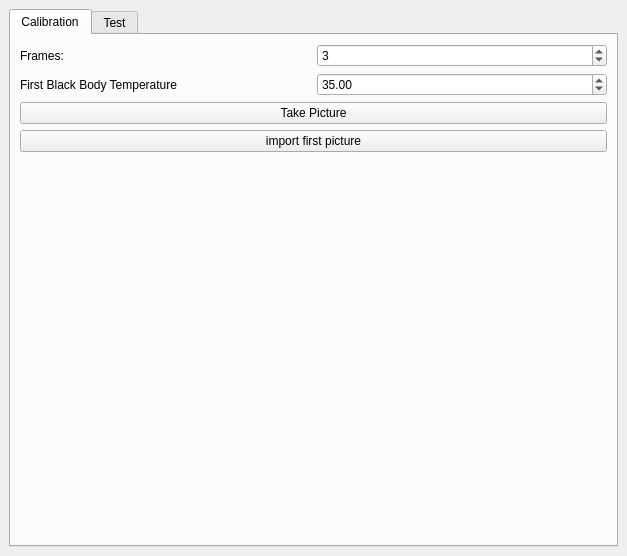
<?xml version="1.0" encoding="UTF-8"?>
<ui version="4.0">
 <class>MainWindow</class>
 <widget class="QMainWindow" name="MainWindow">
  <property name="geometry">
   <rect>
    <x>0</x>
    <y>0</y>
    <width>627</width>
    <height>556</height>
   </rect>
  </property>
  <property name="windowTitle">
   <string>MainWindow</string>
  </property>
  <widget class="QWidget" name="centralwidget">
   <layout class="QHBoxLayout" name="horizontalLayout">
    <item>
     <widget class="QTabWidget" name="tabWidget">
      <property name="currentIndex">
       <number>0</number>
      </property>
      <widget class="QWidget" name="tab">
       <attribute name="title">
        <string>Calibration</string>
       </attribute>
       <layout class="QVBoxLayout" name="verticalLayout_2">
        <item>
         <layout class="QHBoxLayout" name="horizontalLayout_3">
          <item>
           <widget class="QLabel" name="framescalibration_label">
            <property name="text">
             <string>Frames:</string>
            </property>
           </widget>
          </item>
          <item>
           <widget class="QSpinBox" name="framescalibration_spin">
            <property name="minimum">
             <number>1</number>
            </property>
            <property name="value">
             <number>3</number>
            </property>
           </widget>
          </item>
         </layout>
        </item>
        <item>
         <layout class="QHBoxLayout" name="horizontalLayout_4">
          <item>
           <widget class="QLabel" name="blackbodytemperator_label">
            <property name="text">
             <string>First Black Body Temperature</string>
            </property>
           </widget>
          </item>
          <item>
           <widget class="QDoubleSpinBox" name="blackbodytemperator_spin">
            <property name="singleStep">
             <double>0.100000000000000</double>
            </property>
            <property name="value">
             <double>35.000000000000000</double>
            </property>
           </widget>
          </item>
         </layout>
        </item>
        <item>
         <widget class="QPushButton" name="calibrationcalibration_button">
          <property name="text">
           <string>Take Picture</string>
          </property>
         </widget>
        </item>
        <item>
         <widget class="QPushButton" name="importcalibration_button">
          <property name="text">
           <string>import first picture</string>
          </property>
         </widget>
        </item>
        <item>
         <widget class="QWidget" name="matplotlib_widget" native="true"/>
        </item>
       </layout>
      </widget>
      <widget class="QWidget" name="tab_2">
       <attribute name="title">
        <string>Test</string>
       </attribute>
       <layout class="QVBoxLayout" name="verticalLayout">
        <item>
         <layout class="QHBoxLayout" name="horizontalLayout_2">
          <item>
           <widget class="QLabel" name="framestest_label">
            <property name="text">
             <string>Frames:</string>
            </property>
           </widget>
          </item>
          <item>
           <widget class="QSpinBox" name="framestest_spin">
            <property name="minimum">
             <number>1</number>
            </property>
            <property name="value">
             <number>3</number>
            </property>
           </widget>
          </item>
         </layout>
        </item>
        <item>
         <widget class="QPushButton" name="testtest_button">
          <property name="text">
           <string>Take Picture</string>
          </property>
         </widget>
        </item>
        <item>
         <widget class="QWidget" name="matplotlib_widget_2" native="true"/>
        </item>
       </layout>
      </widget>
     </widget>
    </item>
   </layout>
  </widget>
 </widget>
 <resources/>
 <connections/>
</ui>
